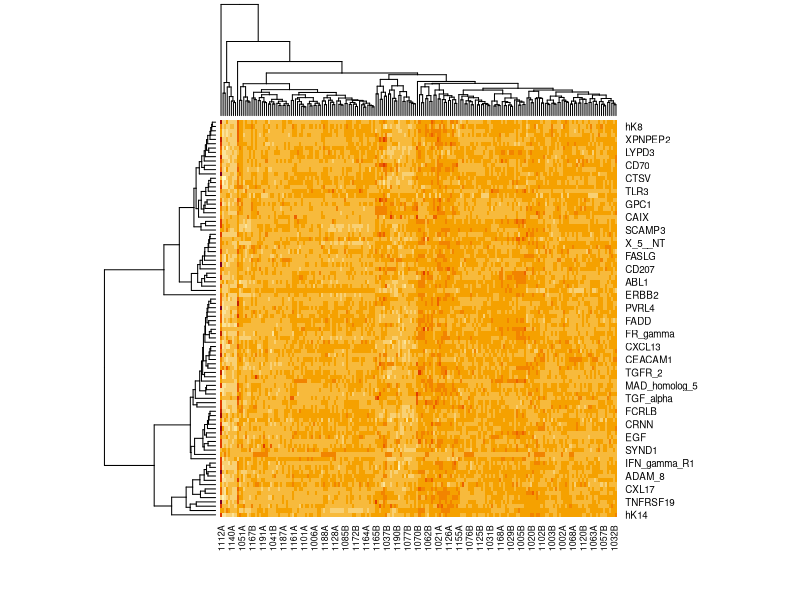

This figure's R source:
# omicsExample2.R
#
# Code for Example 2 for R intro in course Omics Data Analysis: 92 protein
# levels for cases and controls, with a quality flag, measured on a chip
# (synthetic, almost real data)
#
# Alexander.Ploner@ki.se 2021-11-18

# We assume that the data files are in the working directory
library(readxl)
pheno <- as.data.frame( read_xlsx("covar.xlsx") )
prot  <- read.table("prot.txt", header = TRUE, check.names = FALSE, stringsAsFactors = TRUE)

# Look at the top of the phenotypic data: seems ok
head(pheno)

# Structure of the data: phenotypic data is rows = subjects,
# protein data has columns = subjects
str(pheno)
str(prot)

# Simple numerical summaries of pheno data
summary(pheno)

# Let's look at a heatmap of the protein data
# Note that heatmap requires a matrix, not a data frame,
# so we have to convert
# Proteins come in two distinct clusters, subjects have
# 3-4 main clusters and one outgroup
heatmap(as.matrix(prot))

# Flip the rows & columns of the protein matrix so
# that they are in the same order as the phenotypic data
# Not necessary, but easier to visualize
flip_prot <- t(prot)
str(flip_prot)

# Now we run a t-test for all proteins, comparing the means
# of cases and controls (variable tp) via a t-test

# We use a very R-typical technique: we can _apply_ a function
# (here: t.test) to each row or column of a data matrix or data frame
ttests <- apply(flip_prot, 2, function(x) t.test(x ~ pheno$tp))
# The result is a *list* of t-tests
head(ttests)
# We use _lapply_ to extract the t-statistic and p-value from
# the list of t-tests
tstat <- unlist( lapply(ttests, function(x) x$statistic))
pval  <- unlist( lapply(ttests, function(x) x$p.value))

# Let's look at the results
summary(tstat)
summary(pval)

# How many are formally significant at the 5% level?
table(pval < 0.05)
# Clearly, we should do some adjustments here; we choose the
# false discovery rate (fdr)
pval_adj <- p.adjust(pval, "fdr")
table(pval_adj < 0.05)
# These are the identifiers of the significant proteins
rownames(prot)[pval_adj < 0.05]

#' Let's roll this into a data frame, sorted by significance
res <- data.frame(Protein = rownames(prot), tStat = tstat, FDR = pval_adj)
res <- res[order(res$FDR), ]
# Remove ugly row names (optional)
rownames(res) <- 1:nrow(res)
head(res)

